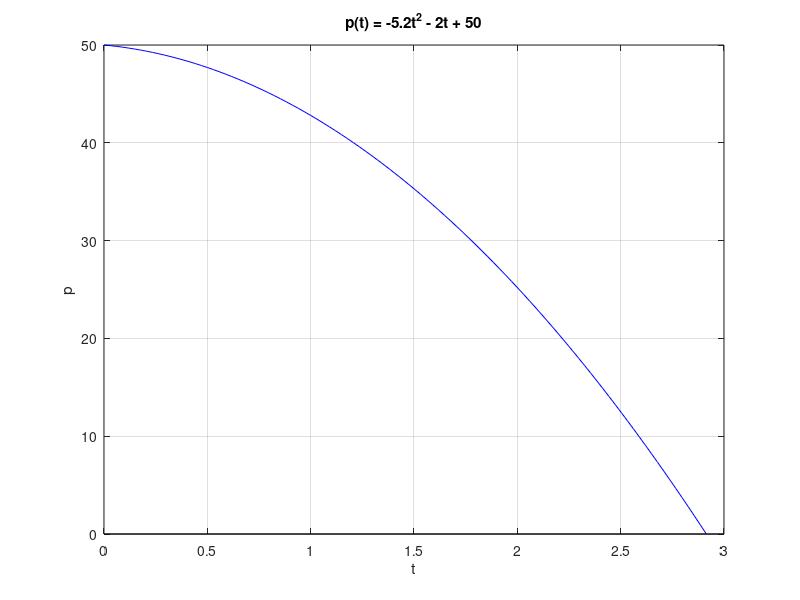

Reproduce this figure in MATLAB.
clf

X = -(2 - 2*sqrt(1+5.2*50))/10.4;
t=linspace(0,X,100);
p= -5.2*t.^2 - 2*t + 50;
plot(t,p,'b')

hold on
grid on
xlabel('t')
ylabel('p');
title('p(t) = -5.2t^2 - 2t + 50')

% x axis
t=linspace(0,3,2);
p=0*t;
plot(t,p,'k')
